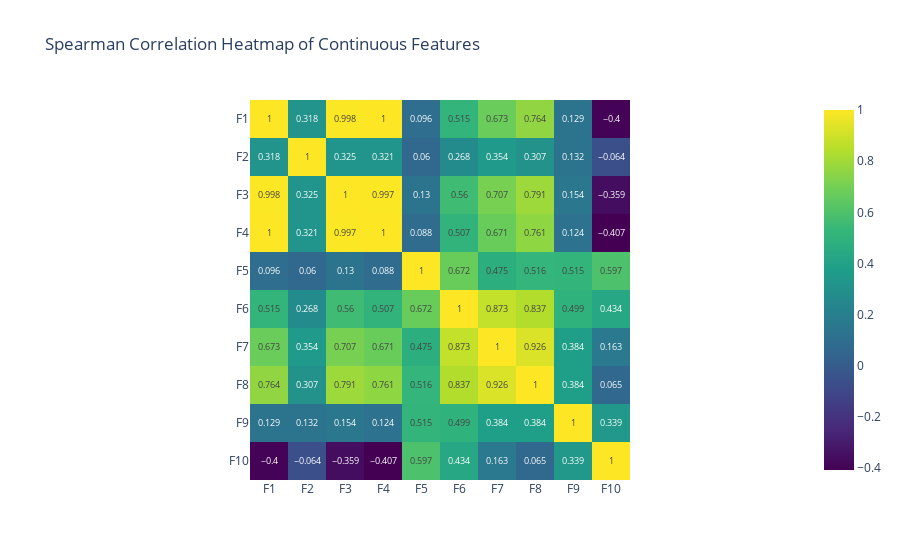

The cell this chart's notebook holds for it:
### Code cell
# correlation heatmap
spearman_correlation_matrix = eda.correlations(sample_df, type="spearman", printout="heatmap")

### Figure 1 — Plotly figure (JSON) as saved in the notebook; plotly's stock layout.template omitted (floating-point values rounded to 4 significant figures)
{"data": [{"coloraxis": "coloraxis", "hovertemplate": "x: %{x}<br>y: %{y}<br>color: %{z}<extra></extra>", "name": "0", "texttemplate": "%{z}", "type": "heatmap", "x": ["F1", "F2", "F3", "F4", "F5", "F6", "F7", "F8", "F9", "F10"], "xaxis": "x", "y": ["F1", "F2", "F3", "F4", "F5", "F6", "F7", "F8", "F9", "F10"], "yaxis": "y", "z": [[1, 0.318, 0.998, 1, 0.096, 0.515, 0.673, 0.764, 0.129, -0.4], [0.318, 1, 0.325, 0.321, 0.06, 0.268, 0.354, 0.307, 0.132, -0.064], [0.998, 0.325, 1, 0.997, 0.13, 0.56, 0.707, 0.791, 0.154, -0.359], [1, 0.321, 0.997, 1, 0.088, 0.507, 0.671, 0.761, 0.124, -0.407], [0.096, 0.06, 0.13, 0.088, 1, 0.672, 0.475, 0.516, 0.515, 0.597], [0.515, 0.268, 0.56, 0.507, 0.672, 1, 0.873, 0.837, 0.499, 0.434], [0.673, 0.354, 0.707, 0.671, 0.475, 0.873, 1, 0.926, 0.384, 0.163], [0.764, 0.307, 0.791, 0.761, 0.516, 0.837, 0.926, 1, 0.384, 0.065], [0.129, 0.132, 0.154, 0.124, 0.515, 0.499, 0.384, 0.384, 1, 0.339], [-0.4, -0.064, -0.359, -0.407, 0.597, 0.434, 0.163, 0.065, 0.339, 1]]}], "layout": {"coloraxis": {"colorscale": [[0, "#440154"], [0.1111, "#482878"], [0.2222, "#3e4989"], [0.3333, "#31688e"], [0.4444, "#26828e"], [0.5556, "#1f9e89"], [0.6667, "#35b779"], [0.7778, "#6ece58"], [0.8889, "#b5de2b"], [1, "#fde725"]]}, "title": {"text": "Spearman Correlation Heatmap of Continuous Features"}, "xaxis": {"anchor": "y", "constrain": "domain", "domain": [0, 1], "scaleanchor": "y"}, "yaxis": {"anchor": "x", "autorange": "reversed", "constrain": "domain", "domain": [0, 1]}}}
